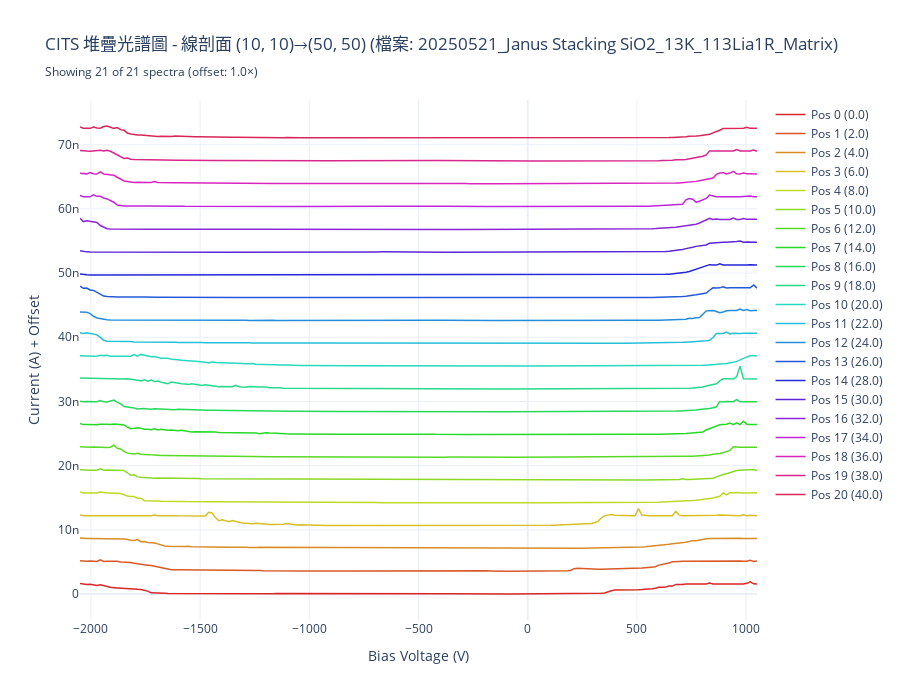

The cell this chart's notebook holds for it:
### Code cell
# 準備並繪製堆疊光譜圖 / Prepare and Plot Stacked Spectra
if cits_data_dict_for_analysis and 'cits_line_data' in locals(): # 確保 cits_line_data 已成功提取
    print(f"📚 準備 CITS 堆疊光譜數據，最大曲線數: {CITS_MAX_CURVES}")
    try:
        cits_stacked_data = prepare_stacked_spectra_data(
            line_spectra=cits_line_data['line_spectra'], # 使用上面提取的線剖面數據
            bias_values=cits_line_data['bias_values'],
            max_curves=CITS_MAX_CURVES,
            step_selection='uniform'
        )
        print(f"  ✅ CITS 堆疊數據準備完成: {cits_stacked_data['n_selected']} 條曲線")

        print("🎨 繪製 CITS 堆疊光譜圖...")
        fig_cits_stacked = SpectroscopyPlotting.plot_stacked_spectra(
            line_spectra=cits_stacked_data['selected_spectra'],
            bias_values=cits_stacked_data['bias_values'],
            offset_factor=CITS_OFFSET_FACTOR,
            positions=cits_stacked_data['selected_positions'], # 使用 prepare_stacked_spectra_data 返回的位置
            max_curves=CITS_MAX_CURVES, # 確保與準備時一致
            title=f"CITS 堆疊光譜圖 - 線剖面 {CITS_LINE_START}→{CITS_LINE_END} (檔案: {selected_cits_key})",
            width=900,
            height=700
        )
        fig_cits_stacked.show()
        print("✅ CITS 堆疊光譜圖繪製完成。")
        
    except Exception as e:
        print(f"❌ CITS 堆疊光譜圖處理失敗: {e}")
elif not cits_data_dict_for_analysis:
    print("ℹ️  跳過 CITS 堆疊光譜圖繪製，因為 CITS 數據未載入。")
else:
    print("ℹ️  跳過 CITS 堆疊光譜圖繪製，因為 CITS 線剖面數據 (cits_line_data) 未成功提取。")

### Figure 1 — Plotly figure (JSON) as saved in the notebook; plotly's stock layout.template omitted (floating-point values rounded to 4 significant figures; data arrays with more than 128 entries replaced by an {"elided": "..."} marker saying what was removed)
{"data": [{"hovertemplate": "Pos 0 (0.0)<br>Bias: %{x:.3f} V<br>Current: %{y:.2e} A<extra></extra>", "line": {"color": "hsl(0.0, 70%, 50%)", "width": 1.5}, "mode": "lines", "name": "Pos 0 (0.0)", "type": "scatter", "x": {"elided": "201 float values"}, "y": {"elided": "201 float values"}}, {"hovertemplate": "Pos 1 (2.0)<br>Bias: %{x:.3f} V<br>Current: %{y:.2e} A<extra></extra>", "line": {"color": "hsl(17.142857142857142, 70%, 50%)", "width": 1.5}, "mode": "lines", "name": "Pos 1 (2.0)", "type": "scatter", "x": {"elided": "201 float values"}, "y": {"elided": "201 float values"}}, {"hovertemplate": "Pos 2 (4.0)<br>Bias: %{x:.3f} V<br>Current: %{y:.2e} A<extra></extra>", "line": {"color": "hsl(34.285714285714285, 70%, 50%)", "width": 1.5}, "mode": "lines", "name": "Pos 2 (4.0)", "type": "scatter", "x": {"elided": "201 float values"}, "y": {"elided": "201 float values"}}, {"hovertemplate": "Pos 3 (6.0)<br>Bias: %{x:.3f} V<br>Current: %{y:.2e} A<extra></extra>", "line": {"color": "hsl(51.42857142857143, 70%, 50%)", "width": 1.5}, "mode": "lines", "name": "Pos 3 (6.0)", "type": "scatter", "x": {"elided": "201 float values"}, "y": {"elided": "201 float values"}}, {"hovertemplate": "Pos 4 (8.0)<br>Bias: %{x:.3f} V<br>Current: %{y:.2e} A<extra></extra>", "line": {"color": "hsl(68.57142857142857, 70%, 50%)", "width": 1.5}, "mode": "lines", "name": "Pos 4 (8.0)", "type": "scatter", "x": {"elided": "201 float values"}, "y": {"elided": "201 float values"}}, {"hovertemplate": "Pos 5 (10.0)<br>Bias: %{x:.3f} V<br>Current: %{y:.2e} A<extra></extra>", "line": {"color": "hsl(85.71428571428571, 70%, 50%)", "width": 1.5}, "mode": "lines", "name": "Pos 5 (10.0)", "type": "scatter", "x": {"elided": "201 float values"}, "y": {"elided": "201 float values"}}, {"hovertemplate": "Pos 6 (12.0)<br>Bias: %{x:.3f} V<br>Current: %{y:.2e} A<extra></extra>", "line": {"color": "hsl(102.85714285714286, 70%, 50%)", "width": 1.5}, "mode": "lines", "name": "Pos 6 (12.0)", "type": "scatter", "x": {"elided": "201 float values"}, "y": {"elided": "201 float values"}}, {"hovertemplate": "Pos 7 (14.0)<br>Bias: %{x:.3f} V<br>Current: %{y:.2e} A<extra></extra>", "line": {"color": "hsl(120.0, 70%, 50%)", "width": 1.5}, "mode": "lines", "name": "Pos 7 (14.0)", "type": "scatter", "x": {"elided": "201 float values"}, "y": {"elided": "201 float values"}}, {"hovertemplate": "Pos 8 (16.0)<br>Bias: %{x:.3f} V<br>Current: %{y:.2e} A<extra></extra>", "line": {"color": "hsl(137.14285714285714, 70%, 50%)", "width": 1.5}, "mode": "lines", "name": "Pos 8 (16.0)", "type": "scatter", "x": {"elided": "201 float values"}, "y": {"elided": "201 float values"}}, {"hovertemplate": "Pos 9 (18.0)<br>Bias: %{x:.3f} V<br>Current: %{y:.2e} A<extra></extra>", "line": {"color": "hsl(154.28571428571428, 70%, 50%)", "width": 1.5}, "mode": "lines", "name": "Pos 9 (18.0)", "type": "scatter", "x": {"elided": "201 float values"}, "y": {"elided": "201 float values"}}, {"hovertemplate": "Pos 10 (20.0)<br>Bias: %{x:.3f} V<br>Current: %{y:.2e} A<extra></extra>", "line": {"color": "hsl(171.42857142857142, 70%, 50%)", "width": 1.5}, "mode": "lines", "name": "Pos 10 (20.0)", "type": "scatter", "x": {"elided": "201 float values"}, "y": {"elided": "201 float values"}}, {"hovertemplate": "Pos 11 (22.0)<br>Bias: %{x:.3f} V<br>Current: %{y:.2e} A<extra></extra>", "line": {"color": "hsl(188.57142857142858, 70%, 50%)", "width": 1.5}, "mode": "lines", "name": "Pos 11 (22.0)", "type": "scatter", "x": {"elided": "201 float values"}, "y": {"elided": "201 float values"}}, {"hovertemplate": "Pos 12 (24.0)<br>Bias: %{x:.3f} V<br>Current: %{y:.2e} A<extra></extra>", "line": {"color": "hsl(205.71428571428572, 70%, 50%)", "width": 1.5}, "mode": "lines", "name": "Pos 12 (24.0)", "type": "scatter", "x": {"elided": "201 float values"}, "y": {"elided": "201 float values"}}, {"hovertemplate": "Pos 13 (26.0)<br>Bias: %{x:.3f} V<br>Current: %{y:.2e} A<extra></extra>", "line": {"color": "hsl(222.85714285714286, 70%, 50%)", "width": 1.5}, "mode": "lines", "name": "Pos 13 (26.0)", "type": "scatter", "x": {"elided": "201 float values"}, "y": {"elided": "201 float values"}}, {"hovertemplate": "Pos 14 (28.0)<br>Bias: %{x:.3f} V<br>Current: %{y:.2e} A<extra></extra>", "line": {"color": "hsl(240.0, 70%, 50%)", "width": 1.5}, "mode": "lines", "name": "Pos 14 (28.0)", "type": "scatter", "x": {"elided": "201 float values"}, "y": {"elided": "201 float values"}}, {"hovertemplate": "Pos 15 (30.0)<br>Bias: %{x:.3f} V<br>Current: %{y:.2e} A<extra></extra>", "line": {"color": "hsl(257.14285714285717, 70%, 50%)", "width": 1.5}, "mode": "lines", "name": "Pos 15 (30.0)", "type": "scatter", "x": {"elided": "201 float values"}, "y": {"elided": "201 float values"}}, {"hovertemplate": "Pos 16 (32.0)<br>Bias: %{x:.3f} V<br>Current: %{y:.2e} A<extra></extra>", "line": {"color": "hsl(274.2857142857143, 70%, 50%)", "width": 1.5}, "mode": "lines", "name": "Pos 16 (32.0)", "type": "scatter", "x": {"elided": "201 float values"}, "y": {"elided": "201 float values"}}, {"hovertemplate": "Pos 17 (34.0)<br>Bias: %{x:.3f} V<br>Current: %{y:.2e} A<extra></extra>", "line": {"color": "hsl(291.42857142857144, 70%, 50%)", "width": 1.5}, "mode": "lines", "name": "Pos 17 (34.0)", "type": "scatter", "x": {"elided": "201 float values"}, "y": {"elided": "201 float values"}}, {"hovertemplate": "Pos 18 (36.0)<br>Bias: %{x:.3f} V<br>Current: %{y:.2e} A<extra></extra>", "line": {"color": "hsl(308.57142857142856, 70%, 50%)", "width": 1.5}, "mode": "lines", "name": "Pos 18 (36.0)", "type": "scatter", "x": {"elided": "201 float values"}, "y": {"elided": "201 float values"}}, {"hovertemplate": "Pos 19 (38.0)<br>Bias: %{x:.3f} V<br>Current: %{y:.2e} A<extra></extra>", "line": {"color": "hsl(325.7142857142857, 70%, 50%)", "width": 1.5}, "mode": "lines", "name": "Pos 19 (38.0)", "type": "scatter", "x": {"elided": "201 float values"}, "y": {"elided": "201 float values"}}, {"hovertemplate": "Pos 20 (40.0)<br>Bias: %{x:.3f} V<br>Current: %{y:.2e} A<extra></extra>", "line": {"color": "hsl(342.85714285714283, 70%, 50%)", "width": 1.5}, "mode": "lines", "name": "Pos 20 (40.0)", "type": "scatter", "x": {"elided": "201 float values"}, "y": {"elided": "201 float values"}}], "layout": {"height": 700, "hovermode": "closest", "title": {"text": "CITS 堆疊光譜圖 - 線剖面 (10, 10)→(50, 50) (檔案: 20250521_Janus Stacking SiO2_13K_113Lia1R_Matrix)<br><sub>Showing 21 of 21 spectra (offset: 1.0×)</sub>"}, "width": 900, "xaxis": {"title": {"text": "Bias Voltage (V)"}}, "yaxis": {"title": {"text": "Current (A) + Offset"}}}}
